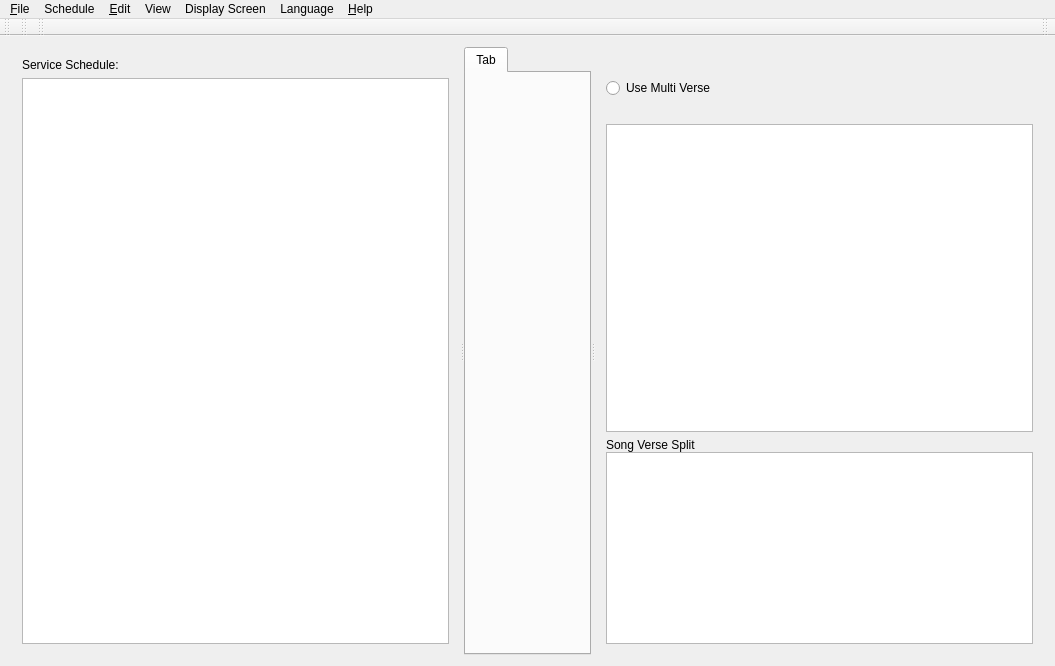
<?xml version="1.0" encoding="UTF-8"?>
<ui version="4.0">
 <class>SoftProjectorClass</class>
 <widget class="QMainWindow" name="SoftProjectorClass">
  <property name="geometry">
   <rect>
    <x>0</x>
    <y>0</y>
    <width>1055</width>
    <height>666</height>
   </rect>
  </property>
  <property name="minimumSize">
   <size>
    <width>700</width>
    <height>550</height>
   </size>
  </property>
  <property name="windowTitle">
   <string notr="true"/>
  </property>
  <property name="windowIcon">
   <iconset resource="softprojector.qrc">
    <normaloff>:/icons/icons/softprojector.png</normaloff>:/icons/icons/softprojector.png</iconset>
  </property>
  <property name="toolButtonStyle">
   <enum>Qt::ToolButtonIconOnly</enum>
  </property>
  <property name="dockNestingEnabled">
   <bool>false</bool>
  </property>
  <widget class="QWidget" name="centralWidget">
   <layout class="QGridLayout" name="gridLayout">
    <item row="0" column="0">
     <widget class="QSplitter" name="splitter">
      <property name="orientation">
       <enum>Qt::Horizontal</enum>
      </property>
      <widget class="QWidget" name="layoutWidget">
       <layout class="QVBoxLayout" name="verticalLayout_3">
        <item>
         <widget class="QLabel" name="label">
          <property name="text">
           <string>Service Schedule:</string>
          </property>
         </widget>
        </item>
        <item>
         <widget class="QListWidget" name="listWidgetSchedule">
          <property name="iconSize">
           <size>
            <width>16</width>
            <height>16</height>
           </size>
          </property>
          <property name="spacing">
           <number>1</number>
          </property>
         </widget>
        </item>
       </layout>
      </widget>
      <widget class="QTabWidget" name="projectTab">
       <property name="minimumSize">
        <size>
         <width>0</width>
         <height>0</height>
        </size>
       </property>
       <widget class="QWidget" name="Tab">
        <attribute name="title">
         <string>Tab</string>
        </attribute>
        <layout class="QGridLayout" name="gridLayout_2"/>
       </widget>
      </widget>
      <widget class="QWidget" name="layoutWidget1">
       <layout class="QVBoxLayout" name="verticalLayoutDisplayControls">
        <property name="spacing">
         <number>6</number>
        </property>
        <item>
         <layout class="QHBoxLayout" name="horizontalLayout_2">
          <item>
           <widget class="QLabel" name="labelIcon">
            <property name="sizePolicy">
             <sizepolicy hsizetype="Fixed" vsizetype="Fixed">
              <horstretch>0</horstretch>
              <verstretch>0</verstretch>
             </sizepolicy>
            </property>
           </widget>
          </item>
          <item>
           <widget class="QLabel" name="labelShow">
            <property name="text">
             <string/>
            </property>
           </widget>
          </item>
         </layout>
        </item>
        <item>
         <widget class="QWidget" name="widgetMultiVerse" native="true">
          <layout class="QHBoxLayout" name="horizontalLayout_4">
           <property name="leftMargin">
            <number>0</number>
           </property>
           <property name="topMargin">
            <number>0</number>
           </property>
           <property name="rightMargin">
            <number>0</number>
           </property>
           <property name="bottomMargin">
            <number>0</number>
           </property>
           <item>
            <widget class="QRadioButton" name="rbMultiVerse">
             <property name="toolTip">
              <string>If selected, this will allow to select multiple verses at one time. Will need to press &quot;Show&quot; each time.</string>
             </property>
             <property name="text">
              <string>Use Multi Verse</string>
             </property>
            </widget>
           </item>
           <item>
            <spacer name="horizontalSpacer_2">
             <property name="orientation">
              <enum>Qt::Horizontal</enum>
             </property>
             <property name="sizeHint" stdset="0">
              <size>
               <width>40</width>
               <height>20</height>
              </size>
             </property>
            </spacer>
           </item>
          </layout>
         </widget>
        </item>
        <item>
         <widget class="QLabel" name="labelSongNotes">
          <property name="palette">
           <palette>
            <active>
             <colorrole role="WindowText">
              <brush brushstyle="SolidPattern">
               <color alpha="255">
                <red>255</red>
                <green>0</green>
                <blue>4</blue>
               </color>
              </brush>
             </colorrole>
            </active>
            <inactive>
             <colorrole role="WindowText">
              <brush brushstyle="SolidPattern">
               <color alpha="255">
                <red>255</red>
                <green>0</green>
                <blue>4</blue>
               </color>
              </brush>
             </colorrole>
            </inactive>
            <disabled>
             <colorrole role="WindowText">
              <brush brushstyle="SolidPattern">
               <color alpha="255">
                <red>120</red>
                <green>120</green>
                <blue>120</blue>
               </color>
              </brush>
             </colorrole>
            </disabled>
           </palette>
          </property>
          <property name="font">
           <font>
            <weight>75</weight>
            <bold>true</bold>
           </font>
          </property>
          <property name="text">
           <string/>
          </property>
          <property name="wordWrap">
           <bool>true</bool>
          </property>
         </widget>
        </item>
        <item>
         <widget class="QListWidget" name="listShow">
          <property name="enabled">
           <bool>true</bool>
          </property>
          <property name="sizePolicy">
           <sizepolicy hsizetype="Expanding" vsizetype="MinimumExpanding">
            <horstretch>0</horstretch>
            <verstretch>0</verstretch>
           </sizepolicy>
          </property>
          <property name="autoFillBackground">
           <bool>false</bool>
          </property>
          <property name="alternatingRowColors">
           <bool>false</bool>
          </property>
         </widget>
        </item>
        <item>
         <widget class="QWidget" name="songVerseSplitLayoutWidget" native="true">
          <property name="sizePolicy">
           <sizepolicy hsizetype="Preferred" vsizetype="Preferred">
            <horstretch>0</horstretch>
            <verstretch>0</verstretch>
           </sizepolicy>
          </property>
          <layout class="QVBoxLayout" name="songVerseSplitLayout">
           <property name="spacing">
            <number>0</number>
           </property>
           <property name="leftMargin">
            <number>0</number>
           </property>
           <property name="topMargin">
            <number>0</number>
           </property>
           <property name="rightMargin">
            <number>0</number>
           </property>
           <property name="bottomMargin">
            <number>0</number>
           </property>
           <item>
            <widget class="QLabel" name="label_2">
             <property name="text">
              <string>Song Verse Split</string>
             </property>
             <property name="margin">
              <number>0</number>
             </property>
            </widget>
           </item>
           <item>
            <widget class="QListWidget" name="songVerseSplitListWidget">
             <property name="sizePolicy">
              <sizepolicy hsizetype="Expanding" vsizetype="Preferred">
               <horstretch>0</horstretch>
               <verstretch>0</verstretch>
              </sizepolicy>
             </property>
            </widget>
           </item>
          </layout>
         </widget>
        </item>
       </layout>
      </widget>
     </widget>
    </item>
   </layout>
  </widget>
  <widget class="QMenuBar" name="menuBar">
   <property name="geometry">
    <rect>
     <x>0</x>
     <y>0</y>
     <width>1055</width>
     <height>21</height>
    </rect>
   </property>
   <widget class="QMenu" name="menuFile">
    <property name="title">
     <string>&amp;File</string>
    </property>
    <addaction name="actionNewSchedule"/>
    <addaction name="actionOpenSchedule"/>
    <addaction name="actionSaveSchedule"/>
    <addaction name="actionSaveScheduleAs"/>
    <addaction name="actionCloseSchedule"/>
    <addaction name="separator"/>
    <addaction name="actionPrint"/>
    <addaction name="actionPrintSchedule"/>
    <addaction name="separator"/>
    <addaction name="actionClose"/>
   </widget>
   <widget class="QMenu" name="menuEdit">
    <property name="title">
     <string>&amp;Edit</string>
    </property>
    <addaction name="actionNew"/>
    <addaction name="actionEdit"/>
    <addaction name="actionCopy"/>
    <addaction name="actionDelete"/>
    <addaction name="separator"/>
    <addaction name="actionManage_Database"/>
    <addaction name="separator"/>
    <addaction name="actionSettings"/>
   </widget>
   <widget class="QMenu" name="menuHelp">
    <property name="title">
     <string>&amp;Help</string>
    </property>
    <addaction name="actionDonate"/>
    <addaction name="separator"/>
    <addaction name="actionAbout"/>
    <addaction name="action_Help"/>
   </widget>
   <widget class="QMenu" name="menuLanguage">
    <property name="toolTip">
     <string>Select Language</string>
    </property>
    <property name="title">
     <string>Language</string>
    </property>
   </widget>
   <widget class="QMenu" name="menuSongs">
    <property name="title">
     <string>View</string>
    </property>
    <addaction name="actionSong_Counter"/>
    <addaction name="separator"/>
   </widget>
   <widget class="QMenu" name="menuSchedule">
    <property name="title">
     <string>Schedule</string>
    </property>
    <addaction name="actionScheduleAdd"/>
    <addaction name="actionScheduleRemove"/>
    <addaction name="actionScheduleClear"/>
    <addaction name="separator"/>
    <addaction name="actionMoveScheduleTop"/>
    <addaction name="actionMoveScheduleUp"/>
    <addaction name="actionMoveScheduleDown"/>
    <addaction name="actionMoveScheduleBottom"/>
   </widget>
   <widget class="QMenu" name="menuDisplay_Screen">
    <property name="title">
     <string>Display Screen</string>
    </property>
    <addaction name="actionShow"/>
    <addaction name="actionClear"/>
    <addaction name="actionHide"/>
    <addaction name="actionCloseDisplay"/>
   </widget>
   <addaction name="menuFile"/>
   <addaction name="menuSchedule"/>
   <addaction name="menuEdit"/>
   <addaction name="menuSongs"/>
   <addaction name="menuDisplay_Screen"/>
   <addaction name="menuLanguage"/>
   <addaction name="menuHelp"/>
  </widget>
  <widget class="QToolBar" name="toolBarFile">
   <property name="windowTitle">
    <string>File Tool Bar</string>
   </property>
   <property name="toolButtonStyle">
    <enum>Qt::ToolButtonIconOnly</enum>
   </property>
   <attribute name="toolBarArea">
    <enum>TopToolBarArea</enum>
   </attribute>
   <attribute name="toolBarBreak">
    <bool>false</bool>
   </attribute>
  </widget>
  <widget class="QToolBar" name="toolBarSchedule">
   <property name="windowTitle">
    <string>Schedule Tool Bar</string>
   </property>
   <attribute name="toolBarArea">
    <enum>TopToolBarArea</enum>
   </attribute>
   <attribute name="toolBarBreak">
    <bool>false</bool>
   </attribute>
  </widget>
  <widget class="QToolBar" name="toolBarEdit">
   <property name="windowTitle">
    <string>Edit Tool Bar</string>
   </property>
   <attribute name="toolBarArea">
    <enum>TopToolBarArea</enum>
   </attribute>
   <attribute name="toolBarBreak">
    <bool>false</bool>
   </attribute>
  </widget>
  <widget class="QToolBar" name="toolBarShow">
   <property name="sizePolicy">
    <sizepolicy hsizetype="Minimum" vsizetype="Fixed">
     <horstretch>0</horstretch>
     <verstretch>0</verstretch>
    </sizepolicy>
   </property>
   <property name="windowTitle">
    <string>Display Control Tool Bar</string>
   </property>
   <property name="layoutDirection">
    <enum>Qt::RightToLeft</enum>
   </property>
   <attribute name="toolBarArea">
    <enum>TopToolBarArea</enum>
   </attribute>
   <attribute name="toolBarBreak">
    <bool>false</bool>
   </attribute>
  </widget>
  <action name="actionAbout">
   <property name="text">
    <string>&amp;About</string>
   </property>
  </action>
  <action name="actionSettings">
   <property name="icon">
    <iconset resource="softprojector.qrc">
     <normaloff>:/icons/icons/settings.png</normaloff>:/icons/icons/settings.png</iconset>
   </property>
   <property name="text">
    <string>&amp;Settings...</string>
   </property>
   <property name="toolTip">
    <string>Open settings dialog</string>
   </property>
   <property name="shortcut">
    <string>Ctrl+T</string>
   </property>
  </action>
  <action name="actionClose">
   <property name="icon">
    <iconset resource="softprojector.qrc">
     <normaloff>:/icons/icons/base-22x22-actions-application-exit.png</normaloff>:/icons/icons/base-22x22-actions-application-exit.png</iconset>
   </property>
   <property name="text">
    <string>E&amp;xit</string>
   </property>
   <property name="toolTip">
    <string>Exit SoftProjector</string>
   </property>
   <property name="shortcut">
    <string>Ctrl+Q</string>
   </property>
  </action>
  <action name="actionManage_Database">
   <property name="icon">
    <iconset resource="softprojector.qrc">
     <normaloff>:/icons/icons/database.png</normaloff>:/icons/icons/database.png</iconset>
   </property>
   <property name="text">
    <string>&amp;Manage Database...</string>
   </property>
   <property name="toolTip">
    <string>Import and export Bibles, songbooks and themes</string>
   </property>
   <property name="shortcut">
    <string>Ctrl+M</string>
   </property>
  </action>
  <action name="action_Help">
   <property name="icon">
    <iconset resource="softprojector.qrc">
     <normaloff>:/icons/icons/help.png</normaloff>:/icons/icons/help.png</iconset>
   </property>
   <property name="text">
    <string>&amp;Help</string>
   </property>
   <property name="toolTip">
    <string>Open Help</string>
   </property>
   <property name="shortcut">
    <string>F1</string>
   </property>
  </action>
  <action name="actionSong_Counter">
   <property name="icon">
    <iconset resource="softprojector.qrc">
     <normaloff>:/icons/icons/song_count.png</normaloff>:/icons/icons/song_count.png</iconset>
   </property>
   <property name="text">
    <string>Song Counter...</string>
   </property>
  </action>
  <action name="actionOpenSchedule">
   <property name="icon">
    <iconset resource="softprojector.qrc">
     <normaloff>:/icons/icons/scheduleOpen.png</normaloff>:/icons/icons/scheduleOpen.png</iconset>
   </property>
   <property name="text">
    <string>&amp;Open Schedule</string>
   </property>
   <property name="shortcut">
    <string>Ctrl+O</string>
   </property>
  </action>
  <action name="actionSaveSchedule">
   <property name="icon">
    <iconset resource="softprojector.qrc">
     <normaloff>:/icons/icons/scheduleSave.png</normaloff>:/icons/icons/scheduleSave.png</iconset>
   </property>
   <property name="text">
    <string>&amp;Save Schedule</string>
   </property>
   <property name="shortcut">
    <string>Ctrl+S</string>
   </property>
  </action>
  <action name="actionSaveScheduleAs">
   <property name="text">
    <string>Save Schedule &amp;As</string>
   </property>
   <property name="toolTip">
    <string>Save Schedule with different name</string>
   </property>
  </action>
  <action name="actionNewSchedule">
   <property name="icon">
    <iconset resource="softprojector.qrc">
     <normaloff>:/icons/icons/scheduleNew.png</normaloff>:/icons/icons/scheduleNew.png</iconset>
   </property>
   <property name="text">
    <string>&amp;New Schedule</string>
   </property>
   <property name="toolTip">
    <string>Start new Schedule</string>
   </property>
   <property name="shortcut">
    <string>Ctrl+Shift+N</string>
   </property>
  </action>
  <action name="actionCloseSchedule">
   <property name="text">
    <string>Close Schedule</string>
   </property>
   <property name="toolTip">
    <string>Close Schedule</string>
   </property>
  </action>
  <action name="actionPrint">
   <property name="icon">
    <iconset resource="softprojector.qrc">
     <normaloff>:/icons/icons/print.png</normaloff>:/icons/icons/print.png</iconset>
   </property>
   <property name="text">
    <string>&amp;Print</string>
   </property>
   <property name="toolTip">
    <string>Prints selected Bible chapter, selected song and selected announcement.</string>
   </property>
   <property name="shortcut">
    <string>Ctrl+P</string>
   </property>
  </action>
  <action name="actionPrintSchedule">
   <property name="text">
    <string>Print Schedule</string>
   </property>
   <property name="toolTip">
    <string>Print Schedule</string>
   </property>
   <property name="shortcut">
    <string>Ctrl+Shift+P</string>
   </property>
  </action>
  <action name="actionNew">
   <property name="text">
    <string/>
   </property>
   <property name="shortcut">
    <string>Ctrl+N</string>
   </property>
  </action>
  <action name="actionEdit">
   <property name="text">
    <string/>
   </property>
   <property name="shortcut">
    <string>Ctrl+E</string>
   </property>
  </action>
  <action name="actionCopy">
   <property name="text">
    <string/>
   </property>
   <property name="shortcut">
    <string>Ctrl+C</string>
   </property>
  </action>
  <action name="actionDelete">
   <property name="text">
    <string/>
   </property>
   <property name="shortcut">
    <string>Ctrl+Del</string>
   </property>
  </action>
  <action name="actionDonate">
   <property name="text">
    <string>Donate</string>
   </property>
   <property name="toolTip">
    <string>Donate to softProjector development team</string>
   </property>
  </action>
  <action name="actionScheduleAdd">
   <property name="icon">
    <iconset resource="softprojector.qrc">
     <normaloff>:/icons/icons/scheduleAdd.png</normaloff>:/icons/icons/scheduleAdd.png</iconset>
   </property>
   <property name="text">
    <string>Add to Schedule</string>
   </property>
   <property name="shortcut">
    <string>F2</string>
   </property>
  </action>
  <action name="actionScheduleRemove">
   <property name="icon">
    <iconset resource="softprojector.qrc">
     <normaloff>:/icons/icons/scheduleRemove.png</normaloff>:/icons/icons/scheduleRemove.png</iconset>
   </property>
   <property name="text">
    <string>Remove from Schedule</string>
   </property>
   <property name="shortcut">
    <string>Del</string>
   </property>
  </action>
  <action name="actionScheduleClear">
   <property name="icon">
    <iconset resource="softprojector.qrc">
     <normaloff>:/icons/icons/scheduleClear.png</normaloff>:/icons/icons/scheduleClear.png</iconset>
   </property>
   <property name="text">
    <string>Clear Schedule</string>
   </property>
  </action>
  <action name="actionMoveScheduleTop">
   <property name="icon">
    <iconset resource="softprojector.qrc">
     <normaloff>:/icons/icons/scheduleUpM.png</normaloff>:/icons/icons/scheduleUpM.png</iconset>
   </property>
   <property name="text">
    <string>Move Item To Top</string>
   </property>
   <property name="toolTip">
    <string>Move Schedule item to top of the list</string>
   </property>
  </action>
  <action name="actionMoveScheduleUp">
   <property name="icon">
    <iconset resource="softprojector.qrc">
     <normaloff>:/icons/icons/scheduleUp.png</normaloff>:/icons/icons/scheduleUp.png</iconset>
   </property>
   <property name="text">
    <string>Move Item Up</string>
   </property>
   <property name="toolTip">
    <string>Move Schedule item up</string>
   </property>
  </action>
  <action name="actionMoveScheduleDown">
   <property name="icon">
    <iconset resource="softprojector.qrc">
     <normaloff>:/icons/icons/scheduleDown.png</normaloff>:/icons/icons/scheduleDown.png</iconset>
   </property>
   <property name="text">
    <string>Mode Item Down</string>
   </property>
   <property name="toolTip">
    <string>Move Schedule item down</string>
   </property>
  </action>
  <action name="actionMoveScheduleBottom">
   <property name="icon">
    <iconset resource="softprojector.qrc">
     <normaloff>:/icons/icons/scheduleDownM.png</normaloff>:/icons/icons/scheduleDownM.png</iconset>
   </property>
   <property name="text">
    <string>Move Item To Bottom</string>
   </property>
   <property name="toolTip">
    <string>Move Schedule item to bottom of the list</string>
   </property>
  </action>
  <action name="actionShow">
   <property name="icon">
    <iconset resource="softprojector.qrc">
     <normaloff>:/icons/icons/show.png</normaloff>:/icons/icons/show.png</iconset>
   </property>
   <property name="text">
    <string>Show</string>
   </property>
   <property name="toolTip">
    <string>Display to the screen (F4)</string>
   </property>
   <property name="shortcut">
    <string>F4</string>
   </property>
  </action>
  <action name="actionHide">
   <property name="icon">
    <iconset resource="softprojector.qrc">
     <normaloff>:/icons/icons/hide.png</normaloff>:/icons/icons/hide.png</iconset>
   </property>
   <property name="text">
    <string>Hide</string>
   </property>
   <property name="toolTip">
    <string>Show Passive Screen (Stop displaying to the screen) (Esc)</string>
   </property>
   <property name="shortcut">
    <string>Esc</string>
   </property>
  </action>
  <action name="actionClear">
   <property name="icon">
    <iconset resource="softprojector.qrc">
     <normaloff>:/icons/icons/clear.png</normaloff>:/icons/icons/clear.png</iconset>
   </property>
   <property name="text">
    <string>Clear</string>
   </property>
   <property name="toolTip">
    <string>Clear Display Text (Shift+Esc)</string>
   </property>
   <property name="shortcut">
    <string>Shift+Esc</string>
   </property>
  </action>
  <action name="actionCloseDisplay">
   <property name="checkable">
    <bool>true</bool>
   </property>
   <property name="icon">
    <iconset resource="softprojector.qrc">
     <normaloff>:/icons/icons/display_off.png</normaloff>:/icons/icons/display_off.png</iconset>
   </property>
   <property name="text">
    <string>On / Off</string>
   </property>
   <property name="toolTip">
    <string>Turn Display Screen On/Off</string>
   </property>
  </action>
 </widget>
 <layoutdefault spacing="6" margin="11"/>
 <resources>
  <include location="softprojector.qrc"/>
 </resources>
 <connections/>
</ui>
